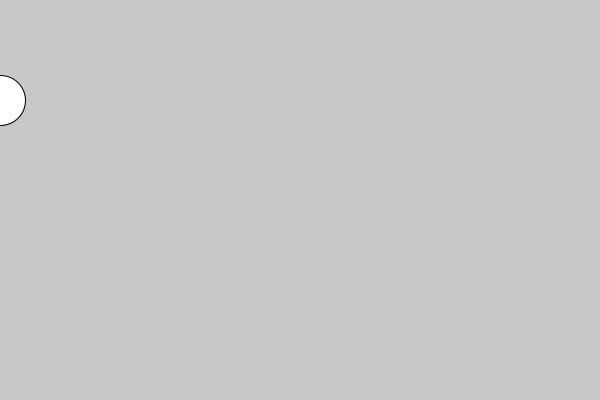
Frame 1 (no input)
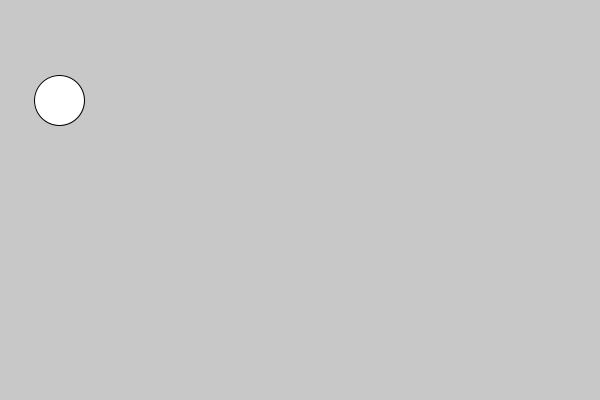
Frame 60 (the mouse pressed at the canvas centre just before this capture)
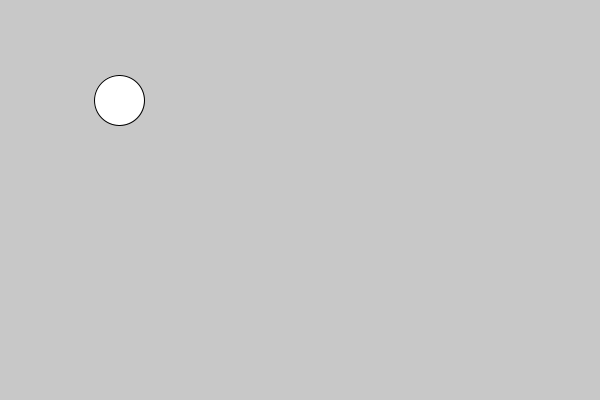
Frame 120 (the mouse held since frame 60 and released just before this capture)

The Processing sketch that drew these frames (run headless with seeded random() and noise(); from frame 60 on, the mouse is pressed at the canvas centre):

// Processing sketch: lecture_07_move_ball
// ── lecture_07_move_ball.pde
int x, y;


void setup(){
  size(600, 400);
  x = 0;
  y = 100;
}

void draw(){
  background(200);
  ellipse(x, y, 50, 50);
  x = x + 1;
}
